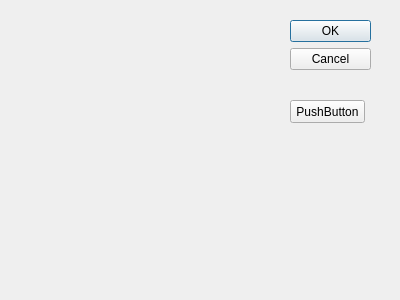
<?xml version="1.0" encoding="UTF-8"?>
<ui version="4.0">
 <class>Dialog</class>
 <widget class="QDialog" name="Dialog">
  <property name="geometry">
   <rect>
    <x>0</x>
    <y>0</y>
    <width>400</width>
    <height>300</height>
   </rect>
  </property>
  <property name="windowTitle">
   <string>Dialog</string>
  </property>
  <widget class="QDialogButtonBox" name="buttonBox">
   <property name="geometry">
    <rect>
     <x>290</x>
     <y>20</y>
     <width>81</width>
     <height>241</height>
    </rect>
   </property>
   <property name="orientation">
    <enum>Qt::Vertical</enum>
   </property>
   <property name="standardButtons">
    <set>QDialogButtonBox::Cancel|QDialogButtonBox::Ok</set>
   </property>
  </widget>
  <widget class="QPushButton" name="pushButton">
   <property name="geometry">
    <rect>
     <x>290</x>
     <y>100</y>
     <width>75</width>
     <height>23</height>
    </rect>
   </property>
   <property name="text">
    <string>PushButton</string>
   </property>
  </widget>
 </widget>
 <resources/>
 <connections>
  <connection>
   <sender>buttonBox</sender>
   <signal>accepted()</signal>
   <receiver>Dialog</receiver>
   <slot>accept()</slot>
   <hints>
    <hint type="sourcelabel">
     <x>248</x>
     <y>254</y>
    </hint>
    <hint type="destinationlabel">
     <x>157</x>
     <y>274</y>
    </hint>
   </hints>
  </connection>
  <connection>
   <sender>buttonBox</sender>
   <signal>rejected()</signal>
   <receiver>Dialog</receiver>
   <slot>reject()</slot>
   <hints>
    <hint type="sourcelabel">
     <x>316</x>
     <y>260</y>
    </hint>
    <hint type="destinationlabel">
     <x>286</x>
     <y>274</y>
    </hint>
   </hints>
  </connection>
 </connections>
</ui>
